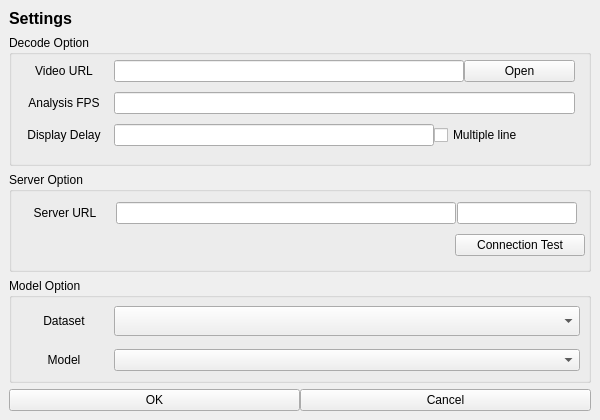
<?xml version="1.0" encoding="UTF-8"?>
<ui version="4.0">
 <class>settings_window</class>
 <widget class="QMainWindow" name="settings_window">
  <property name="geometry">
   <rect>
    <x>0</x>
    <y>0</y>
    <width>600</width>
    <height>420</height>
   </rect>
  </property>
  <property name="minimumSize">
   <size>
    <width>600</width>
    <height>420</height>
   </size>
  </property>
  <property name="maximumSize">
   <size>
    <width>600</width>
    <height>420</height>
   </size>
  </property>
  <property name="windowTitle">
   <string>Settings</string>
  </property>
  <widget class="QWidget" name="settings_widget">
   <property name="minimumSize">
    <size>
     <width>600</width>
     <height>420</height>
    </size>
   </property>
   <property name="maximumSize">
    <size>
     <width>600</width>
     <height>420</height>
    </size>
   </property>
   <layout class="QGridLayout" name="grid_layout">
    <item row="0" column="0">
     <widget class="QLabel" name="label">
      <property name="minimumSize">
       <size>
        <width>0</width>
        <height>20</height>
       </size>
      </property>
      <property name="maximumSize">
       <size>
        <width>16777215</width>
        <height>20</height>
       </size>
      </property>
      <property name="text">
       <string>&lt;html&gt;&lt;head/&gt;&lt;body&gt;&lt;p&gt;&lt;span style=&quot; font-size:12pt; font-weight:600;&quot;&gt;Settings&lt;/span&gt;&lt;/p&gt;&lt;/body&gt;&lt;/html&gt;</string>
      </property>
     </widget>
    </item>
    <item row="2" column="0">
     <widget class="QGroupBox" name="group_box_server_option">
      <property name="minimumSize">
       <size>
        <width>0</width>
        <height>80</height>
       </size>
      </property>
      <property name="maximumSize">
       <size>
        <width>16777215</width>
        <height>100</height>
       </size>
      </property>
      <property name="title">
       <string>Server Option</string>
      </property>
      <widget class="QWidget" name="verticalLayoutWidget">
       <property name="geometry">
        <rect>
         <x>0</x>
         <y>20</y>
         <width>576</width>
         <height>71</height>
        </rect>
       </property>
       <layout class="QVBoxLayout" name="vertical_layout_server_option">
        <property name="spacing">
         <number>0</number>
        </property>
        <item>
         <layout class="QHBoxLayout" name="horizontal_layout_server_url">
          <property name="spacing">
           <number>0</number>
          </property>
          <property name="leftMargin">
           <number>5</number>
          </property>
          <property name="topMargin">
           <number>5</number>
          </property>
          <property name="rightMargin">
           <number>5</number>
          </property>
          <property name="bottomMargin">
           <number>5</number>
          </property>
          <item>
           <widget class="QLabel" name="label_server_url">
            <property name="minimumSize">
             <size>
              <width>100</width>
              <height>0</height>
             </size>
            </property>
            <property name="maximumSize">
             <size>
              <width>100</width>
              <height>16777215</height>
             </size>
            </property>
            <property name="text">
             <string>Server URL</string>
            </property>
            <property name="alignment">
             <set>Qt::AlignCenter</set>
            </property>
           </widget>
          </item>
          <item>
           <widget class="QLineEdit" name="edit_text_server_url">
            <property name="minimumSize">
             <size>
              <width>340</width>
              <height>0</height>
             </size>
            </property>
            <property name="maximumSize">
             <size>
              <width>325</width>
              <height>16777215</height>
             </size>
            </property>
           </widget>
          </item>
          <item>
           <widget class="QLineEdit" name="edit_text_server_port">
            <property name="minimumSize">
             <size>
              <width>80</width>
              <height>0</height>
             </size>
            </property>
            <property name="maximumSize">
             <size>
              <width>120</width>
              <height>16777215</height>
             </size>
            </property>
           </widget>
          </item>
         </layout>
        </item>
        <item>
         <layout class="QHBoxLayout" name="horizontal_layout_server_option">
          <property name="spacing">
           <number>0</number>
          </property>
          <item>
           <spacer name="horizontalSpacer">
            <property name="orientation">
             <enum>Qt::Horizontal</enum>
            </property>
            <property name="sizeHint" stdset="0">
             <size>
              <width>40</width>
              <height>20</height>
             </size>
            </property>
           </spacer>
          </item>
          <item>
           <widget class="QPushButton" name="button_server_connection_test">
            <property name="minimumSize">
             <size>
              <width>130</width>
              <height>0</height>
             </size>
            </property>
            <property name="maximumSize">
             <size>
              <width>130</width>
              <height>16777215</height>
             </size>
            </property>
            <property name="text">
             <string>Connection Test</string>
            </property>
           </widget>
          </item>
         </layout>
        </item>
       </layout>
      </widget>
     </widget>
    </item>
    <item row="6" column="0">
     <layout class="QHBoxLayout" name="horizontalLayout">
      <property name="spacing">
       <number>0</number>
      </property>
      <property name="sizeConstraint">
       <enum>QLayout::SetMinimumSize</enum>
      </property>
      <item>
       <widget class="QPushButton" name="button_ok">
        <property name="text">
         <string>OK</string>
        </property>
       </widget>
      </item>
      <item>
       <widget class="QPushButton" name="button_cancel">
        <property name="text">
         <string>Cancel</string>
        </property>
       </widget>
      </item>
     </layout>
    </item>
    <item row="1" column="0">
     <widget class="QGroupBox" name="group_box_decode_option">
      <property name="maximumSize">
       <size>
        <width>16777215</width>
        <height>150</height>
       </size>
      </property>
      <property name="title">
       <string>Decode Option</string>
      </property>
      <widget class="QWidget" name="verticalLayoutWidget_2">
       <property name="geometry">
        <rect>
         <x>0</x>
         <y>20</y>
         <width>571</width>
         <height>98</height>
        </rect>
       </property>
       <layout class="QVBoxLayout" name="vertical_layout_decode_option">
        <property name="spacing">
         <number>0</number>
        </property>
        <item>
         <layout class="QHBoxLayout" name="horizontal_layout_video_url">
          <property name="spacing">
           <number>-1</number>
          </property>
          <property name="leftMargin">
           <number>5</number>
          </property>
          <property name="topMargin">
           <number>5</number>
          </property>
          <property name="rightMargin">
           <number>5</number>
          </property>
          <property name="bottomMargin">
           <number>5</number>
          </property>
          <item>
           <widget class="QLabel" name="label_video_url">
            <property name="minimumSize">
             <size>
              <width>100</width>
              <height>0</height>
             </size>
            </property>
            <property name="maximumSize">
             <size>
              <width>100</width>
              <height>16777215</height>
             </size>
            </property>
            <property name="text">
             <string>Video URL</string>
            </property>
            <property name="alignment">
             <set>Qt::AlignCenter</set>
            </property>
           </widget>
          </item>
          <item>
           <widget class="QLineEdit" name="edit_text_video_url">
            <property name="maximumSize">
             <size>
              <width>350</width>
              <height>16777215</height>
             </size>
            </property>
           </widget>
          </item>
          <item>
           <widget class="QPushButton" name="button_open">
            <property name="text">
             <string>Open</string>
            </property>
           </widget>
          </item>
         </layout>
        </item>
        <item>
         <layout class="QHBoxLayout" name="horizontal_layout_fps">
          <property name="spacing">
           <number>-1</number>
          </property>
          <property name="leftMargin">
           <number>5</number>
          </property>
          <property name="topMargin">
           <number>5</number>
          </property>
          <property name="rightMargin">
           <number>5</number>
          </property>
          <property name="bottomMargin">
           <number>5</number>
          </property>
          <item>
           <widget class="QLabel" name="label_fps">
            <property name="minimumSize">
             <size>
              <width>100</width>
              <height>0</height>
             </size>
            </property>
            <property name="maximumSize">
             <size>
              <width>100</width>
              <height>16777215</height>
             </size>
            </property>
            <property name="text">
             <string>Analysis FPS</string>
            </property>
            <property name="alignment">
             <set>Qt::AlignCenter</set>
            </property>
           </widget>
          </item>
          <item>
           <widget class="QLineEdit" name="edit_text_fps">
            <property name="maximumSize">
             <size>
              <width>485</width>
              <height>16777215</height>
             </size>
            </property>
           </widget>
          </item>
         </layout>
        </item>
        <item>
         <layout class="QHBoxLayout" name="horizontal_layout_display_option">
          <property name="spacing">
           <number>-1</number>
          </property>
          <property name="leftMargin">
           <number>5</number>
          </property>
          <property name="topMargin">
           <number>5</number>
          </property>
          <property name="rightMargin">
           <number>5</number>
          </property>
          <property name="bottomMargin">
           <number>5</number>
          </property>
          <item>
           <widget class="QLabel" name="label_display_delay">
            <property name="minimumSize">
             <size>
              <width>100</width>
              <height>0</height>
             </size>
            </property>
            <property name="maximumSize">
             <size>
              <width>100</width>
              <height>16777215</height>
             </size>
            </property>
            <property name="text">
             <string>Display Delay</string>
            </property>
            <property name="alignment">
             <set>Qt::AlignCenter</set>
            </property>
           </widget>
          </item>
          <item>
           <widget class="QLineEdit" name="edit_text_display_delay">
            <property name="maximumSize">
             <size>
              <width>320</width>
              <height>16777215</height>
             </size>
            </property>
           </widget>
          </item>
          <item>
           <widget class="QCheckBox" name="check_box_table_row_type">
            <property name="maximumSize">
             <size>
              <width>180</width>
              <height>16777215</height>
             </size>
            </property>
            <property name="text">
             <string>Multiple line</string>
            </property>
           </widget>
          </item>
         </layout>
        </item>
       </layout>
      </widget>
     </widget>
    </item>
    <item row="3" column="0">
     <widget class="QGroupBox" name="group_box_model_option">
      <property name="maximumSize">
       <size>
        <width>16777215</width>
        <height>105</height>
       </size>
      </property>
      <property name="title">
       <string>Model Option</string>
      </property>
      <widget class="QWidget" name="verticalLayoutWidget_3">
       <property name="geometry">
        <rect>
         <x>0</x>
         <y>20</y>
         <width>576</width>
         <height>82</height>
        </rect>
       </property>
       <layout class="QVBoxLayout" name="vertical_layout_model_option">
        <property name="spacing">
         <number>0</number>
        </property>
        <item>
         <layout class="QHBoxLayout" name="horizontal_layout_dataset">
          <property name="spacing">
           <number>0</number>
          </property>
          <property name="leftMargin">
           <number>5</number>
          </property>
          <property name="topMargin">
           <number>5</number>
          </property>
          <property name="rightMargin">
           <number>5</number>
          </property>
          <property name="bottomMargin">
           <number>5</number>
          </property>
          <item>
           <widget class="QLabel" name="label_dataset">
            <property name="minimumSize">
             <size>
              <width>100</width>
              <height>0</height>
             </size>
            </property>
            <property name="maximumSize">
             <size>
              <width>100</width>
              <height>30</height>
             </size>
            </property>
            <property name="text">
             <string>Dataset</string>
            </property>
            <property name="alignment">
             <set>Qt::AlignCenter</set>
            </property>
           </widget>
          </item>
          <item>
           <widget class="QComboBox" name="combo_box_dataset">
            <property name="maximumSize">
             <size>
              <width>16777215</width>
              <height>30</height>
             </size>
            </property>
           </widget>
          </item>
         </layout>
        </item>
        <item>
         <layout class="QHBoxLayout" name="horizontal_layout_model">
          <property name="spacing">
           <number>0</number>
          </property>
          <property name="leftMargin">
           <number>5</number>
          </property>
          <property name="topMargin">
           <number>5</number>
          </property>
          <property name="rightMargin">
           <number>5</number>
          </property>
          <property name="bottomMargin">
           <number>5</number>
          </property>
          <item>
           <widget class="QLabel" name="label_model">
            <property name="minimumSize">
             <size>
              <width>100</width>
              <height>0</height>
             </size>
            </property>
            <property name="maximumSize">
             <size>
              <width>100</width>
              <height>16777215</height>
             </size>
            </property>
            <property name="text">
             <string>Model</string>
            </property>
            <property name="alignment">
             <set>Qt::AlignCenter</set>
            </property>
           </widget>
          </item>
          <item>
           <widget class="QComboBox" name="combo_box_model"/>
          </item>
         </layout>
        </item>
       </layout>
      </widget>
     </widget>
    </item>
   </layout>
  </widget>
 </widget>
 <tabstops>
  <tabstop>edit_text_video_url</tabstop>
  <tabstop>button_open</tabstop>
  <tabstop>edit_text_server_url</tabstop>
  <tabstop>edit_text_server_port</tabstop>
  <tabstop>combo_box_model</tabstop>
  <tabstop>combo_box_dataset</tabstop>
 </tabstops>
 <resources/>
 <connections/>
</ui>
